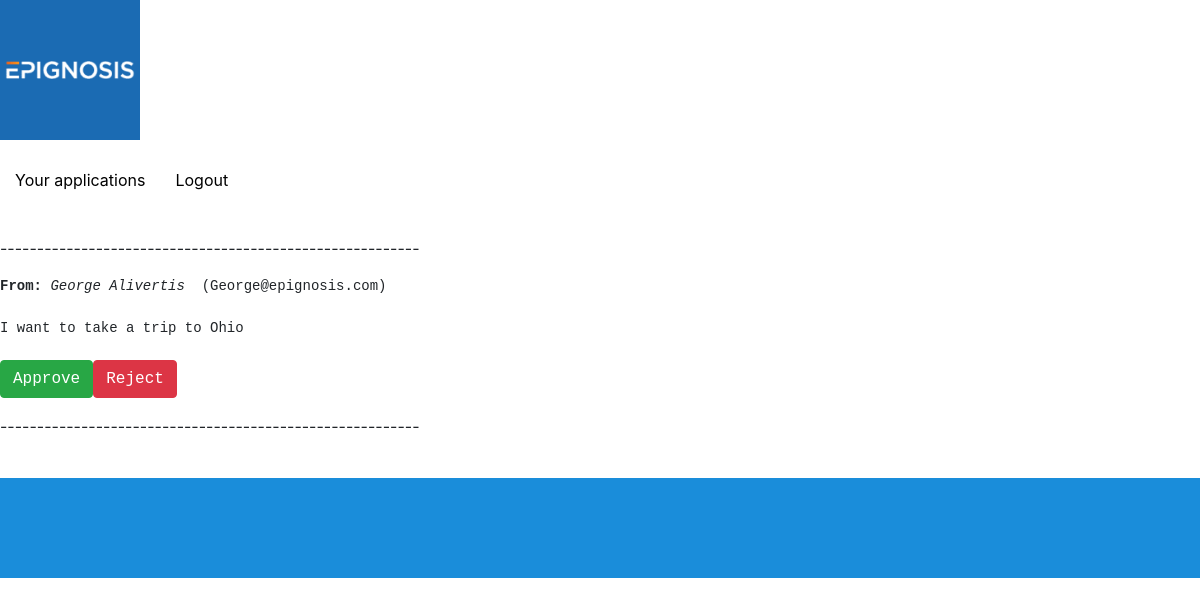
Page /php/email_applications.php (signed in) on the committed database.
### tables this page shows
CREATE TABLE `applications` (
  `applicationID` int(30) NOT NULL,
  `accountID` int(30) DEFAULT NULL,
  `submitDay` varchar(30) NOT NULL,
  `dateFrom` varchar(30) NOT NULL,
  `dateTo` varchar(30) NOT NULL,
  `reason` varchar(500) NOT NULL,
  `status` varchar(30) NOT NULL
);

CREATE TABLE `users` (
  `accountID` int(30) NOT NULL,
  `firstname` varchar(30) NOT NULL,
  `lastname` varchar(30) NOT NULL,
  `password` varchar(30) NOT NULL,
  `email` varchar(50) NOT NULL,
  `account_type` varchar(30) NOT NULL
);

### includes/dfunctions.inc.php (called while the page is built, shortened)
<?php
function connectDB()
{
    $sname = "localhost";
    $username = "root";
    $password = "";
    $dname = "epignosis";
    $is_connected = mysqli_connect($sname, $username, $password, $dname);
    if (!$is_connected) {
        die("Connection Failed: " . mysqli_connect_error());
    } else {
        return $is_connected;
    }
}
function getPendingApplications()
{
    $is_connected = connectDB();
    return mysqli_query($is_connected, "SELECT * FROM applications WHERE status = 'Pending';");
}
function getUser($accountID)
{
    $is_connected = connectDB();
    $accountID = intval($accountID);
    return mysqli_query($is_connected, "SELECT * FROM users where accountID = $accountID;");
}

### includes/functions.inc.php (the view, shortened to what this page needs)
<?php
function email_app($email, $firstname, $lastname, $reason, $appid){
    $return_email = "<div>";
    $return_email .= "<p>---------------------------------------------------------</p>";
    $return_email .= "<pre>";
    $return_email .= "<b>From: </b><i>$firstname $lastname </i> ($email)<br><br>";
    $return_email .= $reason."<br><br>";
    $return_email .= "<form action=\"users.php\" method=\"post\">";
    $return_email .= "<button type=\"submit\" name=\"button_appr$appid\" class=\"btn btn-success\">Approve</button>";
    $return_email .=   "<button type=\"submit\" name=\"button_rej$appid\" class=\"btn btn-danger\">Reject</button>";
    $return_email .="</form>";
    $return_email .= "</pre>";
    $return_email .= "<p>---------------------------------------------------------</p>";
    $return_email .= "</div><br>";
    return $return_email;
}

### php/email_applications.php (shortened to what this page needs)
<?php
include_once 'header.php';
?>
<?php
require_once '../includes/functions.inc.php';
require_once '../includes/dfunctions.inc.php';
$pendingApp = getPendingApplications();
while ($temp_application = mysqli_fetch_assoc($pendingApp)) {
    $accountID = $temp_application['accountID'];
    $user = getUser($accountID);
    $temp_user = mysqli_fetch_assoc($user);
    $firstname = $temp_user['firstname'];
    $lastname = $temp_user['lastname'];
    $email = $temp_user['email'];
    $reason = $temp_application['reason'];
    $appid = $temp_application['applicationID'];
    echo email_app($email, $firstname, $lastname, $reason, $appid);
}
?>
<?php
include_once 'footer.php';
?>

### css/style.css (style rules this page uses)
* { margin: 0; padding: 0; box-sizing: border-box; }
html { height: 100%; background-color: #fff; color: black; }

### rows in the picture
applications: accountID.firstname "George", accountID.lastname "Alivertis", accountID.email "George@epignosis.com", reason "I want to take a trip to Ohio"
